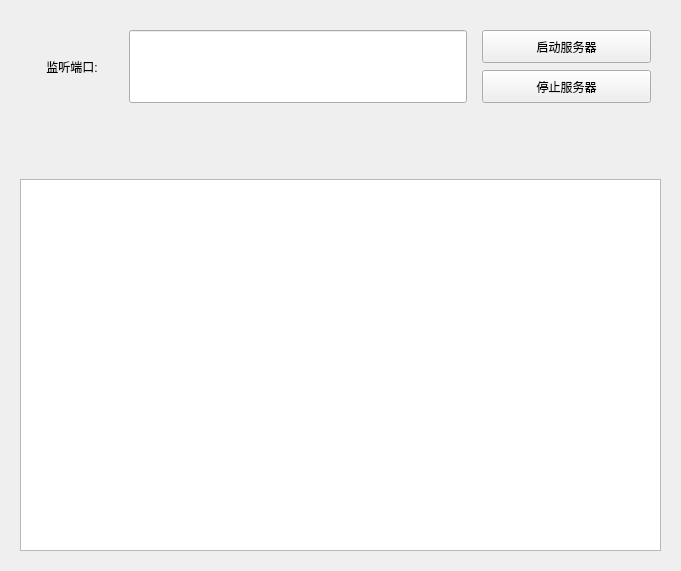
<?xml version="1.0" encoding="UTF-8"?>
<ui version="4.0">
 <class>ServerWindow</class>
 <widget class="QMainWindow" name="ServerWindow">
  <property name="geometry">
   <rect>
    <x>0</x>
    <y>0</y>
    <width>681</width>
    <height>571</height>
   </rect>
  </property>
  <property name="minimumSize">
   <size>
    <width>600</width>
    <height>500</height>
   </size>
  </property>
  <property name="windowTitle">
   <string>服务端</string>
  </property>
  <widget class="QWidget" name="centralwidget">
   <layout class="QVBoxLayout" name="verticalLayout_2" stretch="2,1,8">
    <property name="spacing">
     <number>10</number>
    </property>
    <property name="leftMargin">
     <number>20</number>
    </property>
    <property name="topMargin">
     <number>20</number>
    </property>
    <property name="rightMargin">
     <number>20</number>
    </property>
    <property name="bottomMargin">
     <number>20</number>
    </property>
    <item>
     <layout class="QHBoxLayout" name="horizontalLayout" stretch="1,4,2">
      <property name="spacing">
       <number>15</number>
      </property>
      <property name="leftMargin">
       <number>10</number>
      </property>
      <property name="topMargin">
       <number>10</number>
      </property>
      <property name="rightMargin">
       <number>10</number>
      </property>
      <property name="bottomMargin">
       <number>10</number>
      </property>
      <item>
       <widget class="QLabel" name="labelPort">
        <property name="text">
         <string>监听端口:</string>
        </property>
        <property name="alignment">
         <set>Qt::AlignmentFlag::AlignCenter</set>
        </property>
       </widget>
      </item>
      <item>
       <widget class="QLineEdit" name="lineEditPort">
        <property name="sizePolicy">
         <sizepolicy hsizetype="Expanding" vsizetype="Expanding">
          <horstretch>0</horstretch>
          <verstretch>0</verstretch>
         </sizepolicy>
        </property>
        <property name="alignment">
         <set>Qt::AlignmentFlag::AlignCenter</set>
        </property>
       </widget>
      </item>
      <item>
       <layout class="QVBoxLayout" name="verticalLayout">
        <property name="spacing">
         <number>7</number>
        </property>
        <item>
         <widget class="QPushButton" name="btnStart">
          <property name="sizePolicy">
           <sizepolicy hsizetype="Minimum" vsizetype="Expanding">
            <horstretch>0</horstretch>
            <verstretch>0</verstretch>
           </sizepolicy>
          </property>
          <property name="text">
           <string>启动服务器</string>
          </property>
         </widget>
        </item>
        <item>
         <widget class="QPushButton" name="btnStop">
          <property name="sizePolicy">
           <sizepolicy hsizetype="Minimum" vsizetype="Expanding">
            <horstretch>0</horstretch>
            <verstretch>0</verstretch>
           </sizepolicy>
          </property>
          <property name="text">
           <string>停止服务器</string>
          </property>
         </widget>
        </item>
       </layout>
      </item>
     </layout>
    </item>
    <item>
     <layout class="QHBoxLayout" name="horizontalLayout_3" stretch="3,1">
      <property name="spacing">
       <number>10</number>
      </property>
      <item>
       <widget class="QLabel" name="labelStatus">
        <property name="text">
         <string/>
        </property>
        <property name="alignment">
         <set>Qt::AlignmentFlag::AlignCenter</set>
        </property>
       </widget>
      </item>
      <item>
       <widget class="QLabel" name="labelConnectionCount">
        <property name="text">
         <string/>
        </property>
        <property name="alignment">
         <set>Qt::AlignmentFlag::AlignCenter</set>
        </property>
       </widget>
      </item>
     </layout>
    </item>
    <item>
     <widget class="QListWidget" name="listWidgetClients"/>
    </item>
   </layout>
  </widget>
 </widget>
 <resources/>
 <connections/>
</ui>
